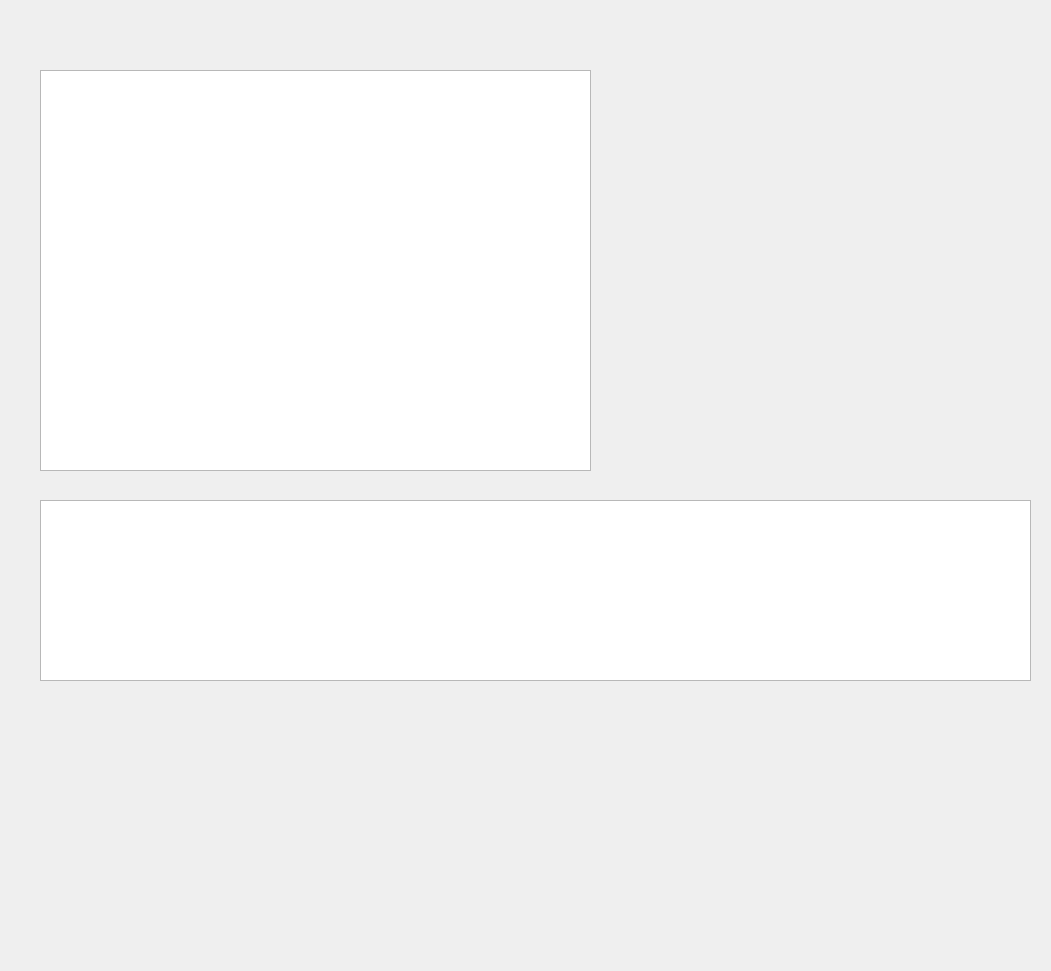
<?xml version="1.0" encoding="UTF-8"?>
<ui version="4.0">
 <class>DbForm</class>
 <widget class="QWidget" name="DbForm">
  <property name="geometry">
   <rect>
    <x>0</x>
    <y>0</y>
    <width>1051</width>
    <height>971</height>
   </rect>
  </property>
  <property name="windowTitle">
   <string>Form</string>
  </property>
  <widget class="QTableWidget" name="dbTableWidget">
   <property name="geometry">
    <rect>
     <x>40</x>
     <y>70</y>
     <width>551</width>
     <height>401</height>
    </rect>
   </property>
  </widget>
  <widget class="QTableWidget" name="dbBorderDicomTable">
   <property name="geometry">
    <rect>
     <x>40</x>
     <y>500</y>
     <width>991</width>
     <height>181</height>
    </rect>
   </property>
  </widget>
 </widget>
 <resources/>
 <connections/>
</ui>
